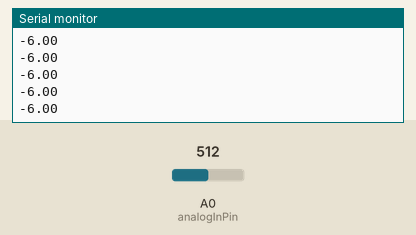
Simulated run of this sketch. Board: Arduino Uno, built with avr-gcc and run on an emulated ATmega328P. On the bench: the last lines printed to the serial monitor. The test bench sets the inputs (shaded band); at power-on: A0 (analogInPin) = 512.

Above: at 1.3 s.
1.4 s: A0 (analogInPin) set to 716
At 2.3 s:
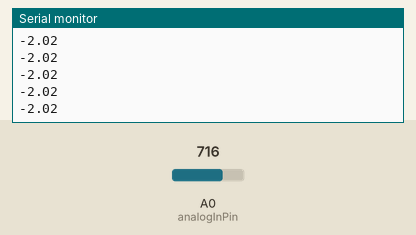
2.9 s: A0 (analogInPin) set to 900
At 4.0 s:
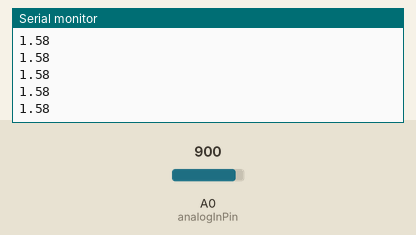
Timing chart, 0 to 5.9 s (numbered marks = the images above; inputs shaded):
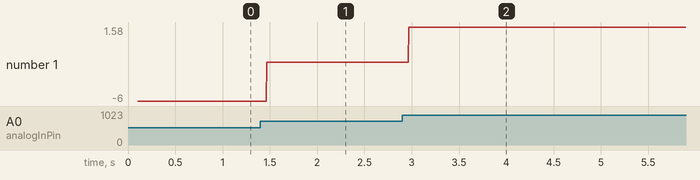

Measured:
- after the input at 1.4 s, the serial monitor: prints a new line after 0.07 s (image 1)
- after the input at 2.9 s, the serial monitor: prints a new line after 0.07 s (image 2)
- plotted number 1: -6 → -2.02 after the input at 1.4 s, -2.02 → 1.58 after the input at 2.9 s

The sketch:

AnalogInOutSerial.ino
```cpp
const int analogInPin = A0;  // Analog input pin that the potentiometer is attached to

double sensorValue = 0;        // value read from the pot

void setup() {
  delay(100);
  Serial.begin(9600);
}

void loop() {
  sensorValue = analogRead(analogInPin);
  sensorValue =sensorValue*3.3/1024;
  sensorValue =20*sensorValue/3.3 - 16;
  Serial.println(sensorValue);
  delay(3);
}
```
